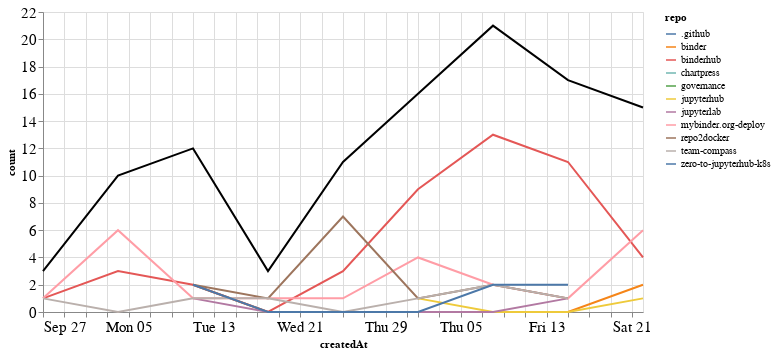

This figure's notebook cell:
### Markdown cell above
## Comments

### Code cell
comments_time = comments.groupby('repo').resample('W', on='createdAt').count()['author'].reset_index()
comments_time = comments_time.rename(columns={'author': 'count'})
comments_time_total = comments_time.groupby('createdAt').agg({"count": "sum"}).reset_index()
ch1 = alt.Chart(comments_time, width=600).mark_line().encode(
    x='createdAt',
    y='count',
    color='repo',
    tooltip="repo"
)

ch2 = alt.Chart(comments_time_total, width=600).mark_line(color="black").encode(
    x='createdAt',
    y='count',
)

ch1 + ch2

### Figure 1 — Vega-Lite specification as saved in the notebook (floating-point values rounded to 4 significant figures)
{"config": {"axisLeft": {"labelFontSize": 15}, "axisBottom": {"labelFontSize": 15}}, "layer": [{"data": {"name": "data-185b8877b83966723d2c294f288b34d2"}, "mark": "line", "encoding": {"color": {"type": "nominal", "field": "repo"}, "tooltip": {"type": "nominal", "field": "repo"}, "x": {"type": "temporal", "field": "createdAt"}, "y": {"type": "quantitative", "field": "count"}}, "width": 600}, {"data": {"name": "data-8e92e276a434226bbd34b94e6b871768"}, "mark": {"type": "line", "color": "black"}, "encoding": {"x": {"type": "temporal", "field": "createdAt"}, "y": {"type": "quantitative", "field": "count"}}, "width": 600}], "$schema": "https://vega.github.io/schema/vega-lite/v4.8.1.json", "datasets": {"data-185b8877b83966723d2c294f288b34d2": [{"repo": ".github", "createdAt": "2020-10-04T00:00:00", "count": 1}, {"repo": "binder", "createdAt": "2020-10-11T00:00:00", "count": 2}, {"repo": "binder", "createdAt": "2020-10-18T00:00:00", "count": 0}, {"repo": "binder", "createdAt": "2020-10-25T00:00:00", "count": 0}, {"repo": "binder", "createdAt": "2020-11-01T00:00:00", "count": 0}, {"repo": "binder", "createdAt": "2020-11-08T00:00:00", "count": 0}, {"repo": "binder", "createdAt": "2020-11-15T00:00:00", "count": 0}, {"repo": "binder", "createdAt": "2020-11-22T00:00:00", "count": 2}, {"repo": "binderhub", "createdAt": "2020-09-27T00:00:00", "count": 1}, {"repo": "binderhub", "createdAt": "2020-10-04T00:00:00", "count": 3}, {"repo": "binderhub", "createdAt": "2020-10-11T00:00:00", "count": 2}, {"repo": "binderhub", "createdAt": "2020-10-18T00:00:00", "count": 0}, {"repo": "binderhub", "createdAt": "2020-10-25T00:00:00", "count": 3}, {"repo": "binderhub", "createdAt": "2020-11-01T00:00:00", "count": 9}, {"repo": "binderhub", "createdAt": "2020-11-08T00:00:00", "count": 13}, {"repo": "binderhub", "createdAt": "2020-11-15T00:00:00", "count": 11}, {"repo": "binderhub", "createdAt": "2020-11-22T00:00:00", "count": 4}, {"repo": "chartpress", "createdAt": "2020-11-22T00:00:00", "count": 2}, {"repo": "governance", "createdAt": "2020-10-11T00:00:00", "count": 1}, {"repo": "jupyterhub", "createdAt": "2020-11-01T00:00:00", "count": 1}, {"repo": "jupyterhub", "createdAt": "2020-11-08T00:00:00", "count": 0}, {"repo": "jupyterhub", "createdAt": "2020-11-15T00:00:00", "count": 0}, {"repo": "jupyterhub", "createdAt": "2020-11-22T00:00:00", "count": 1}, {"repo": "jupyterlab", "createdAt": "2020-10-11T00:00:00", "count": 1}, {"repo": "jupyterlab", "createdAt": "2020-10-18T00:00:00", "count": 0}, {"repo": "jupyterlab", "createdAt": "2020-10-25T00:00:00", "count": 0}, {"repo": "jupyterlab", "createdAt": "2020-11-01T00:00:00", "count": 0}, {"repo": "jupyterlab", "createdAt": "2020-11-08T00:00:00", "count": 0}, {"repo": "jupyterlab", "createdAt": "2020-11-15T00:00:00", "count": 1}, {"repo": "mybinder.org-deploy", "createdAt": "2020-09-27T00:00:00", "count": 1}, {"repo": "mybinder.org-deploy", "createdAt": "2020-10-04T00:00:00", "count": 6}, {"repo": "mybinder.org-deploy", "createdAt": "2020-10-11T00:00:00", "count": 1}, {"repo": "mybinder.org-deploy", "createdAt": "2020-10-18T00:00:00", "count": 1}, {"repo": "mybinder.org-deploy", "createdAt": "2020-10-25T00:00:00", "count": 1}, {"repo": "mybinder.org-deploy", "createdAt": "2020-11-01T00:00:00", "count": 4}, {"repo": "mybinder.org-deploy", "createdAt": "2020-11-08T00:00:00", "count": 2}, {"repo": "mybinder.org-deploy", "createdAt": "2020-11-15T00:00:00", "count": 1}, {"repo": "mybinder.org-deploy", "createdAt": "2020-11-22T00:00:00", "count": 6}, {"repo": "repo2docker", "createdAt": "2020-10-11T00:00:00", "count": 2}, {"repo": "repo2docker", "createdAt": "2020-10-18T00:00:00", "count": 1}, {"repo": "repo2docker", "createdAt": "2020-10-25T00:00:00", "count": 7}, {"repo": "repo2docker", "createdAt": "2020-11-01T00:00:00", "count": 1}, {"repo": "repo2docker", "createdAt": "2020-11-08T00:00:00", "count": 2}, {"repo": "repo2docker", "createdAt": "2020-11-15T00:00:00", "count": 1}, {"repo": "team-compass", "createdAt": "2020-09-27T00:00:00", "count": 1}, {"repo": "team-compass", "createdAt": "2020-10-04T00:00:00", "count": 0}, {"repo": "team-compass", "createdAt": "2020-10-11T00:00:00", "count": 1}, {"repo": "team-compass", "createdAt": "2020-10-18T00:00:00", "count": 1}, {"repo": "team-compass", "createdAt": "2020-10-25T00:00:00", "count": 0}, {"repo": "team-compass", "createdAt": "2020-11-01T00:00:00", "count": 1}, {"repo": "team-compass", "createdAt": "2020-11-08T00:00:00", "count": 2}, {"repo": "team-compass", "createdAt": "2020-11-15T00:00:00", "count": 1}, {"repo": "zero-to-jupyterhub-k8s", "createdAt": "2020-10-11T00:00:00", "count": 2}, {"repo": "zero-to-jupyterhub-k8s", "createdAt": "2020-10-18T00:00:00", "count": 0}, {"repo": "zero-to-jupyterhub-k8s", "createdAt": "2020-10-25T00:00:00", "count": 0}, {"repo": "zero-to-jupyterhub-k8s", "createdAt": "2020-11-01T00:00:00", "count": 0}, {"repo": "zero-to-jupyterhub-k8s", "createdAt": "2020-11-08T00:00:00", "count": 2}, {"repo": "zero-to-jupyterhub-k8s", "createdAt": "2020-11-15T00:00:00", "count": 2}], "data-8e92e276a434226bbd34b94e6b871768": [{"createdAt": "2020-09-27T00:00:00", "count": 3}, {"createdAt": "2020-10-04T00:00:00", "count": 10}, {"createdAt": "2020-10-11T00:00:00", "count": 12}, {"createdAt": "2020-10-18T00:00:00", "count": 3}, {"createdAt": "2020-10-25T00:00:00", "count": 11}, {"createdAt": "2020-11-01T00:00:00", "count": 16}, {"createdAt": "2020-11-08T00:00:00", "count": 21}, {"createdAt": "2020-11-15T00:00:00", "count": 17}, {"createdAt": "2020-11-22T00:00:00", "count": 15}]}}
